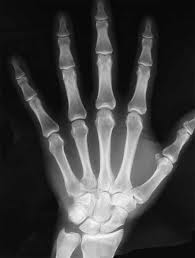
#> input picture COMP61342 Computer Vision/Practical Assignment/python_snippets/snippet_15/xray.jpg, 195 x 258 px
$ python snippet_15.py
#> lines starting #> are read from the running program, lines starting #| are printed output that depends on the picture
# snippet_15.py
# -----------------------

"""
Python Code Snippets
Terence Morley, Department of Computer Science,
    The University of Manchester, Nov 2020

Purpose: Write your own functions and draw on an image.
"""

import cv2
import sys
import numpy as np


#############################################################
## myInvert()
##
def myInvert(imIn):
    # create a new image that is the negative of the original
    imOut = 255 - imIn

    return imOut
#############################################################


#############################################################
## myInvert()
##
def makeDrawing():
    # Create a new image with pixels set to 0 (black)
    # height=200, width=400. That is Rows, Columns (Rhubarb and Custard)
    # ** BUT SEE BELOW: OpenCV is (x,y) not (r,c)
    # The 3 is the number of channels: BGR
    imOut = np.zeros((200,400,3), np.uint8)

    # Outline of red square. OpenCV coordinates are ordered (x,y)
    imOut = cv2.rectangle(imOut, (50, 50), (100,100), (0, 0, 255) )

    # Thicker outline of red square
    imOut = cv2.rectangle(imOut, (60, 60), (90,90), (0, 0, 255), 4 )

    # Solid blue square (negative width values cause it to be filled)
    imOut = cv2.rectangle(imOut, (200, 50), (250,100), (255, 0, 0), -1 )

    # Yellow circle
    imOut = cv2.circle(imOut, (225, 75), 100, (0, 255, 255) )

    # Green solid ellips (second parameter is type RotatedRect)
    # RotatedRect is ( (centre point), (rectange size), rotation angle )
    imOut = cv2.ellipse(imOut, ((300, 150), (100, 50), 45), (0, 255, 0), -1 )

    # Draw some text
    font = cv2.FONT_HERSHEY_SIMPLEX
    text = cv2.putText(imOut, 'Hello there.', (20,40), font, 2, (255,255,255), 2, cv2.LINE_AA)

    return imOut
#############################################################


#############################################################
## The main 'function'
##
if __name__ == '__main__':
    input_file = 'xray.jpg'
    img = cv2.imread(input_file, cv2.IMREAD_GRAYSCALE)
#> img is the input picture: shape (258, 195); min 0, max 252, mean 64.5
    #
    # Check for success
    if img is None:
        print('Failed to open', input_file)
        sys.exit()

    # Call your image invert function
    inverted = myInvert(img)
#> in myInvert, `imOut = 255 - imIn`:
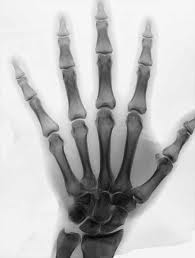
#> imOut: shape (258, 195); min 3, max 255, mean 190.5
    cv2.imwrite('xray_invert.jpg', inverted)

    # Call your function that returns a new image
    drawing = makeDrawing()
    cv2.imwrite('drawing.jpg', drawing)
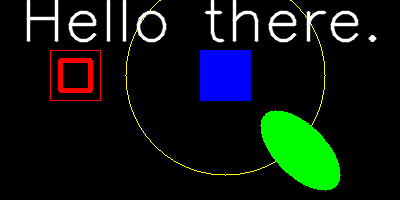
#> saved as drawing.jpg: shape (200, 400, 3); mean B, G, R 16.8, 22.6, 12.2
#############################################################
